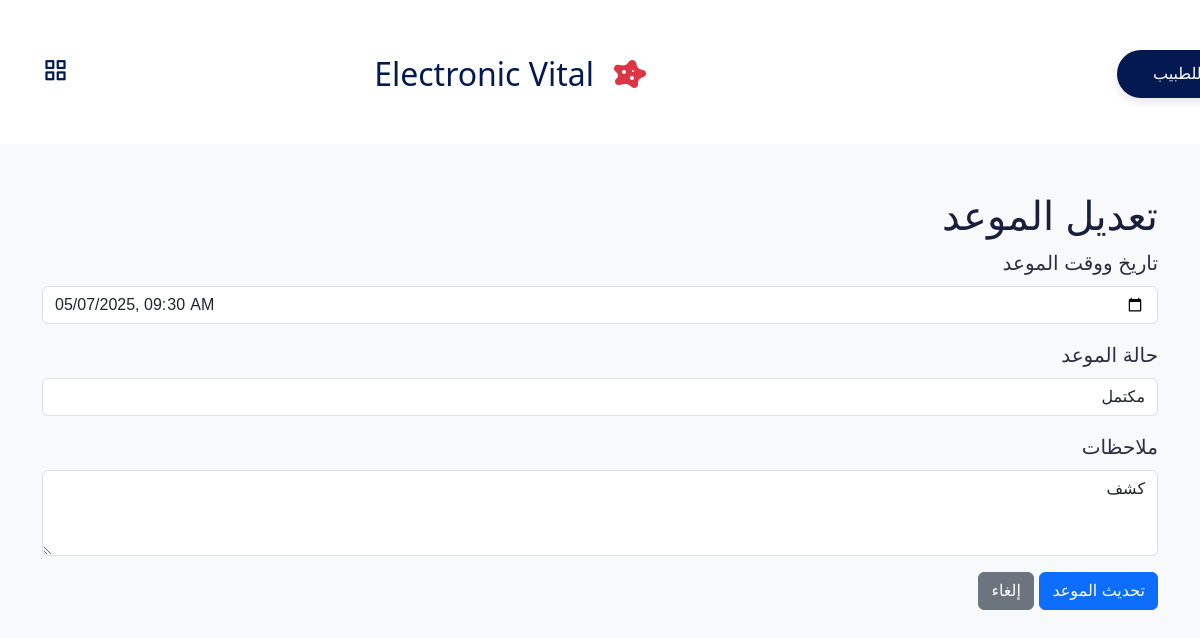
Page /edit_appointment.php?id=23&patient_id=3 (signed in) on the committed database.
### tables this page shows
CREATE TABLE `appointments` (
  `appointment_id` int NOT NULL,
  `patient_id` int DEFAULT NULL,
  `doctor_id` int DEFAULT NULL,
  `appointment_date` datetime NOT NULL,
  `status` enum('pending','Scheduled','Completed','Cancelled') DEFAULT 'Scheduled',
  `notes` text,
  `created_at` timestamp NOT NULL DEFAULT CURRENT_TIMESTAMP
);

### edit_appointment.php (the view, shortened to what this page needs)
<?php
include 'db.php';
$appointment_id = $_GET['id'];
$patient_id = $_GET['patient_id'];
$doctor_id = $_SESSION['doctor_id'];
$check_sql = "SELECT a.* FROM appointments a
              JOIN patient_doctors pd ON a.patient_id = pd.patient_id
              WHERE a.appointment_id = ? AND pd.doctor_id = ?";
$check_stmt = $conn->prepare($check_sql);
$check_stmt->bind_param("ii", $appointment_id, $doctor_id);
$check_stmt->execute();
$result = $check_stmt->get_result();
$appointment = $result->fetch_assoc();
?>
<!DOCTYPE html>
<html lang="ar" dir="rtl">
<head>
    <link href="https://cdn.jsdelivr.net/npm/bootstrap@5.2.0-beta1/dist/css/bootstrap.min.css" rel="stylesheet">
</head>
<body class="bg-light">
    <?php include 'navbar.php'; ?>
    <div class="container mt-5">
        <h1>تعديل الموعد</h1>
        <form method="POST" action="">
            <div class="mb-3">
                <label for="appointment_date" class="form-label">تاريخ ووقت الموعد</label>
                <input type="datetime-local" class="form-control" id="appointment_date" name="appointment_date"
                       value="<?php echo date('Y-m-d\TH:i', strtotime($appointment['appointment_date'])); ?>" required>
            </div>
            <div class="mb-3">
                <label for="status" class="form-label">حالة الموعد</label>
                <select class="form-control" id="status" name="status" required>
                    <option value="Completed" <?php echo ($appointment['status'] == 'Completed') ? 'selected' : ''; ?>>مكتمل</option>
                </select>
            </div>
            <div class="mb-3">
                <label for="notes" class="form-label">ملاحظات</label>
                <textarea class="form-control" id="notes" name="notes" rows="3"><?php echo $appointment['notes']; ?></textarea>
            </div>
            <button type="submit" class="btn btn-primary">تحديث الموعد</button>
            <a href="view_patient.php?patient_id=<?php echo $patient_id; ?>" class="btn btn-secondary">إلغاء</a>
        </form>
    </div>
</body>
</html>

### css/styles.css (style rules this page uses)
:root { --header-height: 3rem; --first-color: #482ef9; --first-color-shape: #467aec; --title-color: #191e3c; --text-color: #2d2d45; --body-color: #f4f6f9; --container-color: #fff; --title-color-dark: #f7fbfc; --text-color-dark: #8b9bb0; --container-color-dark: #041951; --body-font: "Poppins", sans-serif; --big-font-size: 1.5rem; --normal-font-size: 0.938rem; --small-font-size: 0.813rem; --z-fixed: 1000000; --sidebar-width: 250px; }
@media screen and (min-width: 968px) { :root { --big-font-size: 2rem; --normal-font-size: 1rem; --small-font-size: 0.875rem; --sidebar-width: 300px; } }
* { box-sizing: border-box; margin: 0; font-family: 'Changa', sans-serif; }
html { scroll-behavior: smooth; overflow-x: hidden; }
body { font-size: var(--normal-font-size); font-size: 20px; color: var(--text-color); background-color: var(--body-color); overflow-x: hidden; }
h1, h2, h3 { color: var(--title-color); }
a { text-decoration: none; }
@media screen and (min-width: 1024px) { .container { margin-left: auto; margin-right: auto; } }

### rows in the picture
appointments: appointment_date "05/07/2025 09:30", status "مكتمل", notes "كشف"
